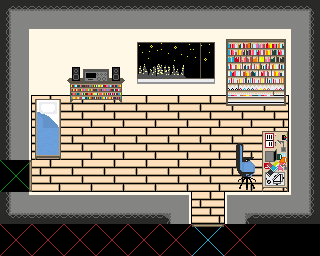

The image is a tile-based game level rendered from a .tmx file. Its description and complete source (layers, tilesets, objects, tile grids) follow:
An orthogonal 10x8 tile map with 32x32 px tiles, 6 tile layers (Kolizje, Interakcje, Teleport, Podloga, ...).

<map version="1.2" tiledversion="1.2.3" orientation="orthogonal" renderorder="right-down" width="10" height="8" tilewidth="32" tileheight="32" infinite="0" nextlayerid="8" nextobjectid="1">
 <tileset firstgid="1" source="MainRoom2.tsx" />
 <layer id="1" name="Kolizje" width="10" height="8">
  <data encoding="csv">
0,0,0,0,0,0,0,0,0,0,
0,0,0,0,0,0,0,0,0,0,
0,36,36,36,36,36,36,36,36,36,
36,36,0,0,0,0,0,0,0,36,
36,36,0,0,0,0,0,0,36,36,
36,0,0,0,0,0,0,36,36,36,
36,0,0,0,0,0,0,36,36,36,
36,36,36,36,36,36,36,36,0,0
</data>
 </layer>
 <layer id="2" name="Interakcje" width="10" height="8">
  <data encoding="csv">
0,0,0,0,0,0,0,0,0,0,
0,0,0,0,0,0,0,0,0,0,
0,0,43,43,43,43,43,43,43,0,
0,43,0,0,0,0,0,0,0,0,
0,43,0,0,0,0,0,0,43,0,
43,0,0,0,0,0,0,0,0,0,
0,0,0,0,0,0,0,0,0,0,
0,0,0,0,0,0,43,0,0,0
</data>
 </layer>
 <layer id="7" name="Teleport" width="10" height="8">
  <data encoding="csv">
0,0,0,0,0,0,0,0,0,0,
0,0,0,0,0,0,0,0,0,0,
0,0,0,0,0,0,0,0,0,0,
0,0,0,0,0,0,0,0,0,0,
0,0,0,0,0,0,0,0,0,0,
0,0,0,0,0,0,0,0,0,0,
0,0,0,0,0,0,0,0,0,0,
0,0,0,0,0,0,44,0,0,0
</data>
 </layer>
 <layer id="6" name="Podloga" width="10" height="8">
  <data encoding="csv">
0,0,0,0,0,0,0,0,0,0,
0,0,0,0,0,0,0,0,0,0,
0,0,0,0,0,0,0,0,0,0,
0,1610612737,1610612737,1610612737,1610612737,1610612737,1610612737,1610612737,1610612737,0,
0,1610612737,1610612737,1610612737,1610612737,1610612737,1610612737,1610612737,1610612737,0,
0,1610612737,1610612737,1610612737,1610612737,1610612737,1610612737,1610612737,1610612737,0,
0,1610612737,1610612737,1610612737,1610612737,1610612737,1610612737,1610612737,1610612737,0,
0,0,0,0,0,0,0,0,0,0
</data>
 </layer>
 <layer id="5" name="Sciany" width="10" height="8">
  <data encoding="csv">
3221225486,3221225480,3221225480,3221225480,3221225480,3221225480,3221225480,3221225480,3221225480,1610612750,
2684354568,15,15,15,37,38,39,15,15,1610612744,
3758096395,16,16,16,40,41,42,16,16,1610612747,
2684354569,0,0,0,0,0,0,0,0,1610612745,
2684354569,0,0,0,0,0,0,0,0,1610612745,
0,0,0,0,0,0,0,0,0,1610612745,
2684354574,8,8,8,8,12,0,2147483660,8,14,
0,0,0,0,0,0,0,0,0,0
</data>
 </layer>
 <layer id="4" name="Meble" width="10" height="8">
  <data encoding="csv">
0,0,0,0,0,0,0,0,0,0,
0,0,0,0,0,0,0,27,28,0,
0,0,32,33,0,0,0,29,30,0,
0,2,34,35,0,0,0,31,2147483679,0,
0,3,0,0,0,0,0,6,4,0,
2684354586,0,0,0,0,0,0,7,5,0,
0,0,0,0,0,0,0,0,0,0,
0,0,0,0,0,0,26,0,0,0
</data>
 </layer>
</map>
